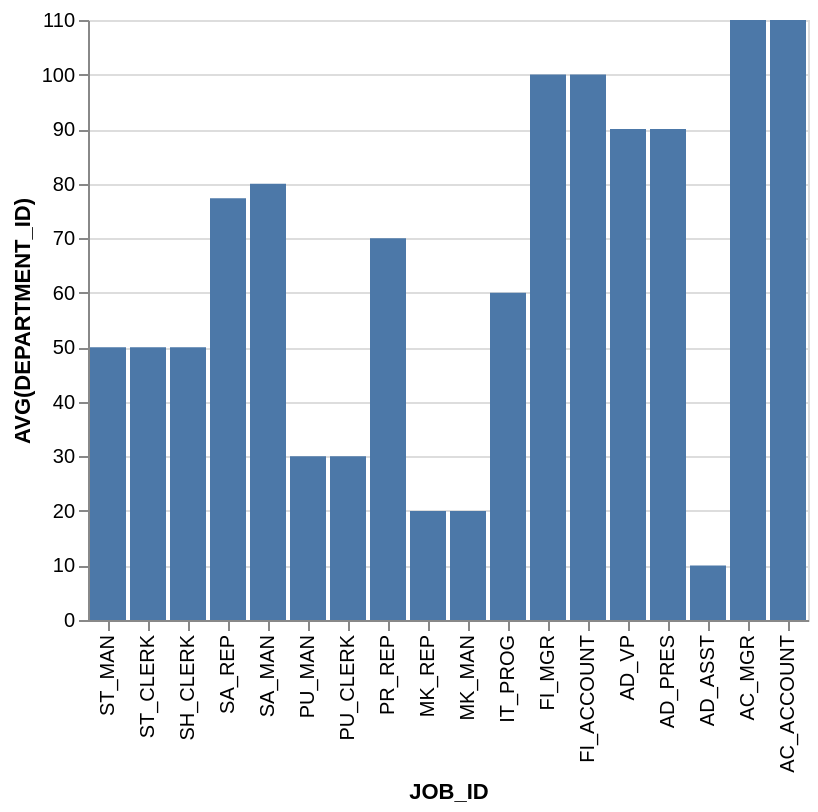

Vega-Lite specification for this chart:
### Vega-Lite specification from a JSON file in a GitHub repository (floating-point values rounded to 4 significant figures)
{"data": {"values": [{"x_data": "ST_MAN", "y_data": 50}, {"x_data": "ST_CLERK", "y_data": 50}, {"x_data": "SH_CLERK", "y_data": 50}, {"x_data": "SA_REP", "y_data": 77.33}, {"x_data": "SA_MAN", "y_data": 80}, {"x_data": "PU_MAN", "y_data": 30}, {"x_data": "PU_CLERK", "y_data": 30}, {"x_data": "PR_REP", "y_data": 70}, {"x_data": "MK_REP", "y_data": 20}, {"x_data": "MK_MAN", "y_data": 20}, {"x_data": "IT_PROG", "y_data": 60}, {"x_data": "FI_MGR", "y_data": 100}, {"x_data": "FI_ACCOUNT", "y_data": 100}, {"x_data": "AD_VP", "y_data": 90}, {"x_data": "AD_PRES", "y_data": 90}, {"x_data": "AD_ASST", "y_data": 10}, {"x_data": "AC_MGR", "y_data": 110}, {"x_data": "AC_ACCOUNT", "y_data": 110}]}, "mark": "bar", "encoding": {"x": {"field": "x_data", "type": "nominal", "title": "JOB_ID", "sort": "descending"}, "y": {"field": "y_data", "type": "quantitative", "title": "AVG(DEPARTMENT_ID)"}}}
